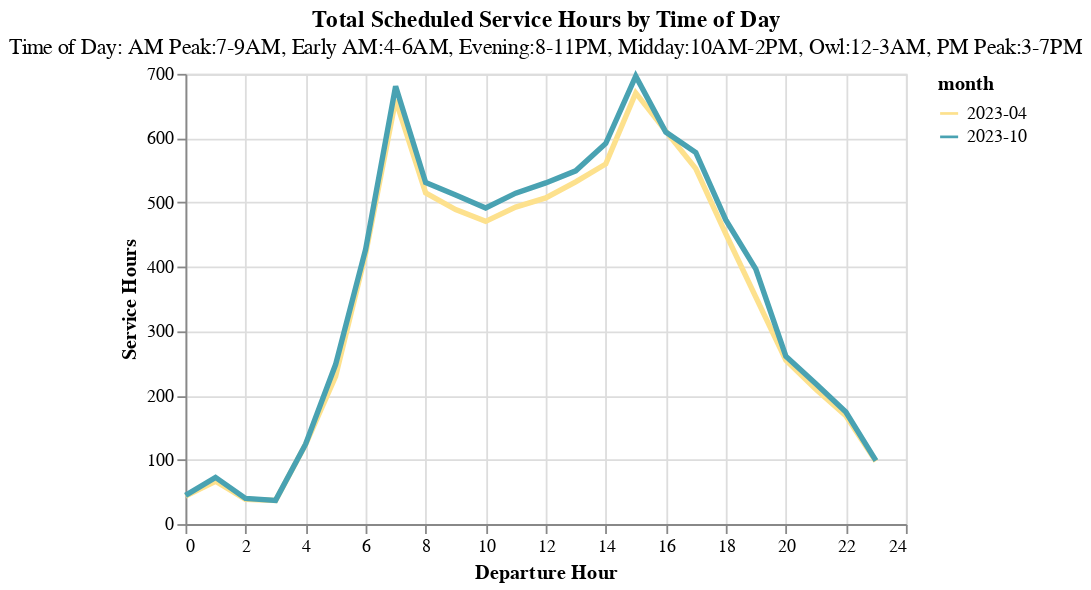

Notebook cell for this chart:
### Code cell
(alt.Chart(samtrans)
 .mark_line(size=3)
 .encode(
     x = alt.X("departure_hour", title = _report_utils.labeling("departure_hour")),
     y = alt.Y("service_hours", title = _report_utils.labeling("service_hours")),
     color = alt.Color("month", scale=alt.Scale(range=color_dict["longest_shortest_route"])),
     tooltip = list(samtrans.columns)
 )
   ).properties(
            width=400, height = 250,
            title={
                "text":readable_dict["total_scheduled_hours"]["title"],
                "subtitle": readable_dict["total_scheduled_hours"]["subtitle"],
            }
        )

### Figure 1 — Vega-Lite specification as saved in the notebook (floating-point values rounded to 4 significant figures)
{"config": {"view": {"continuousWidth": 300, "continuousHeight": 300}}, "data": {"name": "data-d088e79d1c4686b94e607ed63a708bcf"}, "mark": {"type": "line", "size": 3}, "encoding": {"color": {"field": "month", "scale": {"range": ["#fde18d", "#49a2b2"]}, "type": "nominal"}, "tooltip": [{"field": "name", "type": "nominal"}, {"field": "month", "type": "nominal"}, {"field": "departure_hour", "type": "quantitative"}, {"field": "service_hours", "type": "quantitative"}], "x": {"field": "departure_hour", "title": "Departure Hour", "type": "quantitative"}, "y": {"field": "service_hours", "title": "Service Hours", "type": "quantitative"}}, "height": 250, "title": {"text": "Total Scheduled Service Hours by Time of Day", "subtitle": "Time of Day: AM Peak:7-9AM, Early AM:4-6AM, Evening:8-11PM, Midday:10AM-2PM, Owl:12-3AM, PM Peak:3-7PM"}, "width": 400, "$schema": "https://vega.github.io/schema/vega-lite/v5.14.1.json", "datasets": {"data-d088e79d1c4686b94e607ed63a708bcf": [{"name": "Bay Area 511 SamTrans Schedule", "month": "2023-04", "departure_hour": 0.0, "service_hours": 43.45}, {"name": "Bay Area 511 SamTrans Schedule", "month": "2023-04", "departure_hour": 1.0, "service_hours": 66.55}, {"name": "Bay Area 511 SamTrans Schedule", "month": "2023-04", "departure_hour": 2.0, "service_hours": 38.62}, {"name": "Bay Area 511 SamTrans Schedule", "month": "2023-04", "departure_hour": 3.0, "service_hours": 36.62}, {"name": "Bay Area 511 SamTrans Schedule", "month": "2023-04", "departure_hour": 4.0, "service_hours": 123.6}, {"name": "Bay Area 511 SamTrans Schedule", "month": "2023-04", "departure_hour": 5.0, "service_hours": 229.5}, {"name": "Bay Area 511 SamTrans Schedule", "month": "2023-04", "departure_hour": 6.0, "service_hours": 420.2}, {"name": "Bay Area 511 SamTrans Schedule", "month": "2023-04", "departure_hour": 7.0, "service_hours": 659.4}, {"name": "Bay Area 511 SamTrans Schedule", "month": "2023-04", "departure_hour": 8.0, "service_hours": 514.9}, {"name": "Bay Area 511 SamTrans Schedule", "month": "2023-04", "departure_hour": 9.0, "service_hours": 488.9}, {"name": "Bay Area 511 SamTrans Schedule", "month": "2023-04", "departure_hour": 10.0, "service_hours": 470.6}, {"name": "Bay Area 511 SamTrans Schedule", "month": "2023-04", "departure_hour": 11.0, "service_hours": 492.9}, {"name": "Bay Area 511 SamTrans Schedule", "month": "2023-04", "departure_hour": 12.0, "service_hours": 507.0}, {"name": "Bay Area 511 SamTrans Schedule", "month": "2023-04", "departure_hour": 13.0, "service_hours": 532.1}, {"name": "Bay Area 511 SamTrans Schedule", "month": "2023-04", "departure_hour": 14.0, "service_hours": 559.9}, {"name": "Bay Area 511 SamTrans Schedule", "month": "2023-04", "departure_hour": 15.0, "service_hours": 670.3}, {"name": "Bay Area 511 SamTrans Schedule", "month": "2023-04", "departure_hour": 16.0, "service_hours": 611.0}, {"name": "Bay Area 511 SamTrans Schedule", "month": "2023-04", "departure_hour": 17.0, "service_hours": 552.6}, {"name": "Bay Area 511 SamTrans Schedule", "month": "2023-04", "departure_hour": 18.0, "service_hours": 451.1}, {"name": "Bay Area 511 SamTrans Schedule", "month": "2023-04", "departure_hour": 19.0, "service_hours": 352.9}, {"name": "Bay Area 511 SamTrans Schedule", "month": "2023-04", "departure_hour": 20.0, "service_hours": 255.0}, {"name": "Bay Area 511 SamTrans Schedule", "month": "2023-04", "departure_hour": 21.0, "service_hours": 209.8}, {"name": "Bay Area 511 SamTrans Schedule", "month": "2023-04", "departure_hour": 22.0, "service_hours": 168.4}, {"name": "Bay Area 511 SamTrans Schedule", "month": "2023-04", "departure_hour": 23.0, "service_hours": 97.83}, {"name": "Bay Area 511 SamTrans Schedule", "month": "2023-10", "departure_hour": 0.0, "service_hours": 44.73}, {"name": "Bay Area 511 SamTrans Schedule", "month": "2023-10", "departure_hour": 1.0, "service_hours": 72.6}, {"name": "Bay Area 511 SamTrans Schedule", "month": "2023-10", "departure_hour": 2.0, "service_hours": 40.02}, {"name": "Bay Area 511 SamTrans Schedule", "month": "2023-10", "departure_hour": 3.0, "service_hours": 36.87}, {"name": "Bay Area 511 SamTrans Schedule", "month": "2023-10", "departure_hour": 4.0, "service_hours": 124.2}, {"name": "Bay Area 511 SamTrans Schedule", "month": "2023-10", "departure_hour": 5.0, "service_hours": 248.0}, {"name": "Bay Area 511 SamTrans Schedule", "month": "2023-10", "departure_hour": 6.0, "service_hours": 426.9}, {"name": "Bay Area 511 SamTrans Schedule", "month": "2023-10", "departure_hour": 7.0, "service_hours": 680.8}, {"name": "Bay Area 511 SamTrans Schedule", "month": "2023-10", "departure_hour": 8.0, "service_hours": 530.9}, {"name": "Bay Area 511 SamTrans Schedule", "month": "2023-10", "departure_hour": 9.0, "service_hours": 511.7}, {"name": "Bay Area 511 SamTrans Schedule", "month": "2023-10", "departure_hour": 10.0, "service_hours": 491.5}, {"name": "Bay Area 511 SamTrans Schedule", "month": "2023-10", "departure_hour": 11.0, "service_hours": 514.5}, {"name": "Bay Area 511 SamTrans Schedule", "month": "2023-10", "departure_hour": 12.0, "service_hours": 530.5}, {"name": "Bay Area 511 SamTrans Schedule", "month": "2023-10", "departure_hour": 13.0, "service_hours": 549.2}, {"name": "Bay Area 511 SamTrans Schedule", "month": "2023-10", "departure_hour": 14.0, "service_hours": 591.7}, {"name": "Bay Area 511 SamTrans Schedule", "month": "2023-10", "departure_hour": 15.0, "service_hours": 696.3}, {"name": "Bay Area 511 SamTrans Schedule", "month": "2023-10", "departure_hour": 16.0, "service_hours": 609.5}, {"name": "Bay Area 511 SamTrans Schedule", "month": "2023-10", "departure_hour": 17.0, "service_hours": 577.8}, {"name": "Bay Area 511 SamTrans Schedule", "month": "2023-10", "departure_hour": 18.0, "service_hours": 472.9}, {"name": "Bay Area 511 SamTrans Schedule", "month": "2023-10", "departure_hour": 19.0, "service_hours": 396.5}, {"name": "Bay Area 511 SamTrans Schedule", "month": "2023-10", "departure_hour": 20.0, "service_hours": 261.0}, {"name": "Bay Area 511 SamTrans Schedule", "month": "2023-10", "departure_hour": 21.0, "service_hours": 218.3}, {"name": "Bay Area 511 SamTrans Schedule", "month": "2023-10", "departure_hour": 22.0, "service_hours": 174.3}, {"name": "Bay Area 511 SamTrans Schedule", "month": "2023-10", "departure_hour": 23.0, "service_hours": 98.75}]}}
